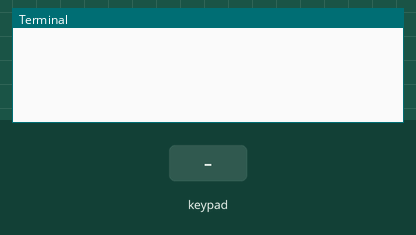
This program was run on a simulated Raspberry Pi (BCM pin numbers). Shown: the last lines printed to the terminal. The test bench sets the inputs (shaded band).

Above: at 1.2 s.
1.3 s: key '1' pressed
At 2.5 s:
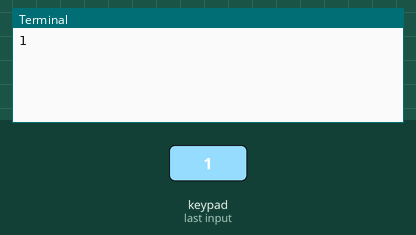
2.8 s: keypad keys 1 2 # pressed 0.4 s apart
At 4.3 s:
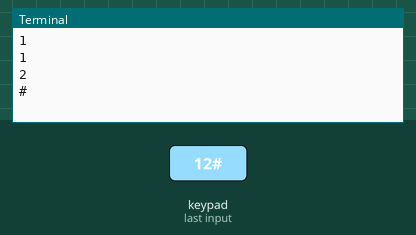
5.5 s: key '*' pressed
At 6.7 s:
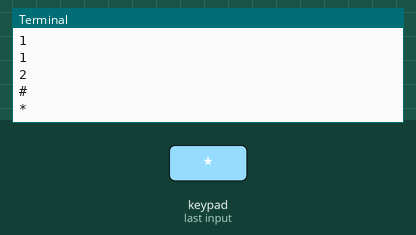
7.0 s: keypad keys 2 5 pressed 0.4 s apart
At 8.4 s:
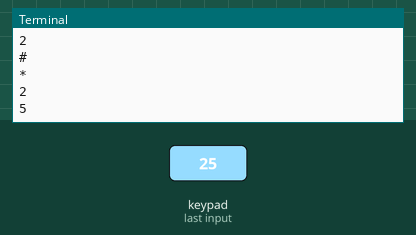
Timing chart, 0 to 10.0 s (numbered marks = the images above; inputs shaded):
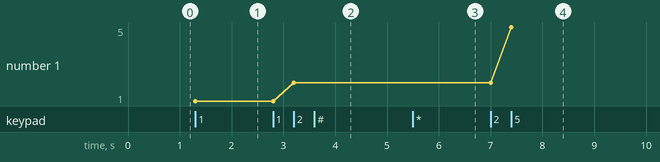

The program:

keypad.py
```python
from pad4pi import rpi_gpio
import time

def processKey(key):
  print(key)

# Setup Keypad
KEYPAD = [
        ["1","2","3"],
        ["4","5","6"],
        ["7","8","9"],
        ["*","0","#"]
]

ROW_PINS = [11,23,24,25] # BCM numbering
COL_PINS = [17,27,22] # BCM numbering

factory = rpi_gpio.KeypadFactory()

keypad = factory.create_keypad(keypad=KEYPAD, row_pins=ROW_PINS, col_pins=COL_PINS)

keypad.registerKeyPressHandler(processKey)
while 1:
    time.sleep(1)
keypad.cleanup()
```

Measured:
- after the input at 1.3 s, the terminal: prints a new line at once (image 1)
- after the input at 2.8 s, the terminal: prints a new line after 0.40 s (image 2)
- after the input at 5.5 s, the terminal: prints a new line at once (image 3)
- after the input at 7.0 s, the terminal: prints a new line at once (image 4)
- plotted number 1: 1 → 2 after the input at 2.8 s, 2 → 5 after the input at 7.0 s
